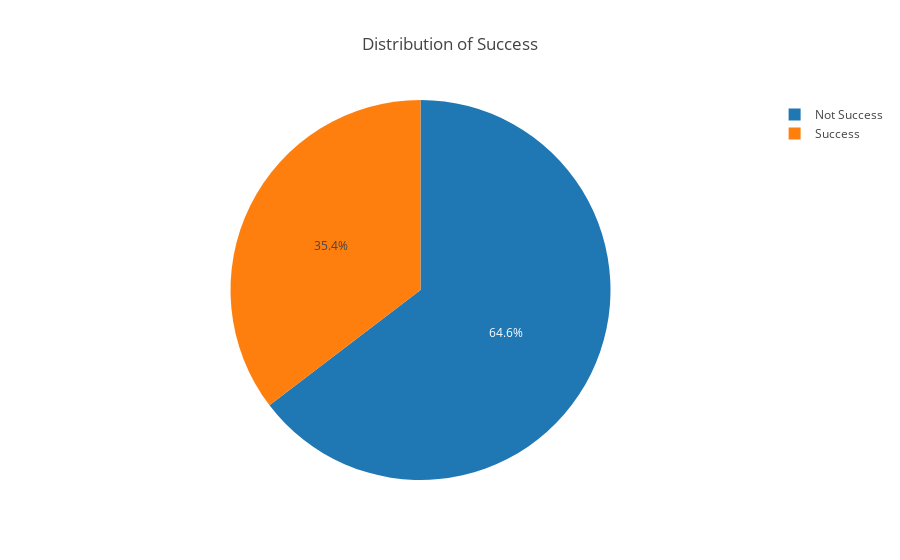

Notebook cell for this chart:
### Code cell
df_target=df.groupby('target').size()
trace = go.Pie(labels= ['Not Success','Success'], values=df_target)
layout= go.Layout(title= 'Distribution of Success')
figure=go.Figure(data=[trace], layout=layout)
iplot(figure)

### Figure 1 — Plotly figure (JSON) as saved in the notebook; plotly's stock layout.template omitted (floating-point values rounded to 4 significant figures)
{"data": [{"labels": ["Not Success", "Success"], "type": "pie", "uid": "5f2185cc-a023-11e8-9979-8c859020b640", "values": [244705, 133956]}], "layout": {"title": "Distribution of Success"}}
